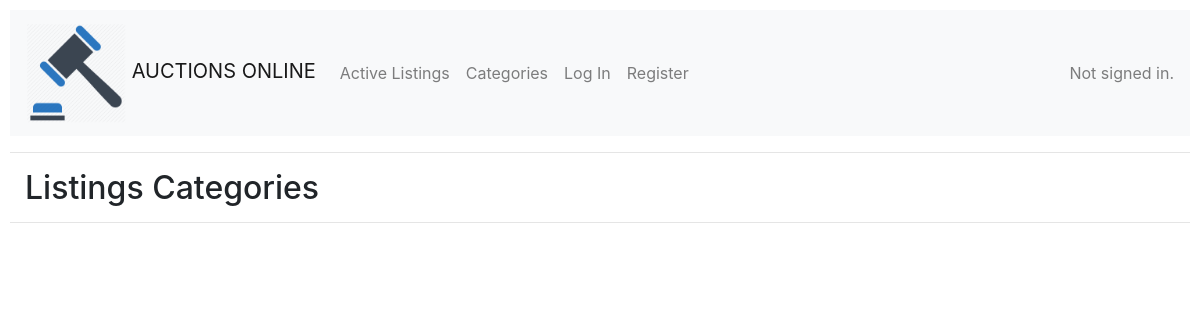
Before: /categories with the older database file.
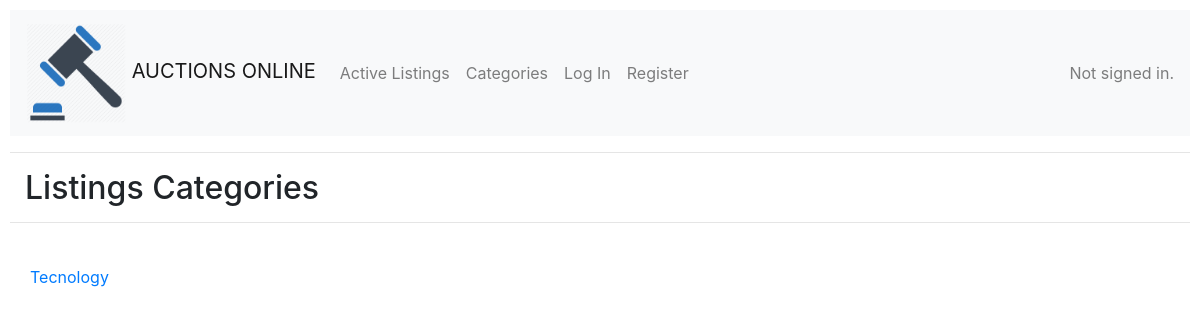
After: the same page with the newer database file.
### auctions/models.py (models this page shows, shortened)
class Listing(models.Model):
    title = models.CharField(max_length=64)
    active = models.BooleanField(default=True)
    description = models.TextField()
    image = models.URLField()
    price = models.PositiveIntegerField()
    category = models.CharField(max_length=64)
    listed_by = models.ForeignKey(User, on_delete=models.CASCADE, related_name="publications")
    winner = models.ForeignKey(User, on_delete=models.CASCADE, null=True, blank=True)
    winning_bid = models.PositiveIntegerField(null=True, blank=True)
    date = models.DateField()

### auctions/views.py (the view)
# urls.py: path("categories", views.categories, name="categories"),
def categories(request):
    listings = Listing.objects.all().values()
    categories = []
    for listing in listings:
        if not listing['category'] in categories and not listing['category'] == '':
            categories.append(listing['category'])
    return render(request, "auctions/categories.html", {
        'categories': categories
    })

### auctions/templates/auctions/categories.html
{% extends "auctions/layout.html" %}
{% block body %}
    <h2 style="margin:15px">Listings Categories</h2>
    <div style="border-bottom: solid 1px;color: rgba(0,0,0,.1);margin-bottom: 30px;"></div>
    <ul class="list-group list-group-flush">
        {% for category in categories %}
            <li class="list-group-item"><a href="{% url 'by_category' category %}">{{ category }}</a></li>
        {% endfor %}
    </ul>
{% endblock %}

Changed rows visible on the page:
added Listing: categories "Tecnology"
